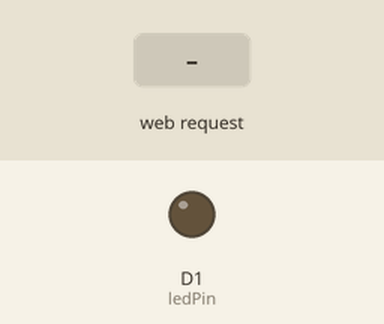
Recording of a sketch running on a simulated ESP8266 (NodeMCU). On the bench: output pins drawn as LEDs (lit = HIGH). Inputs (shaded band) come from the test bench. WiFi joins after 1.5 s; servers stay silent unless stated; what the sketch prints to the serial monitor is not drawn.

Above: at 2.7 s.
2.8 s: HTTP request GET /LED=ON received
At 3.4 s:
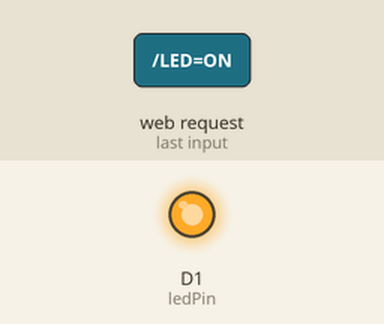
4.3 s: HTTP request GET /LED=OFF received
At 4.6 s:
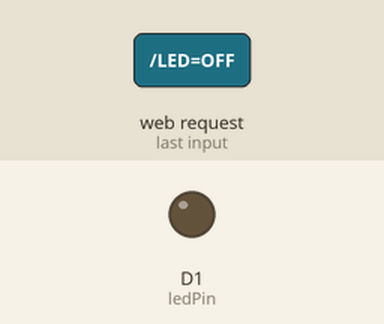
Timing chart, 0 to 7.3 s (numbered marks = the images above; inputs shaded):
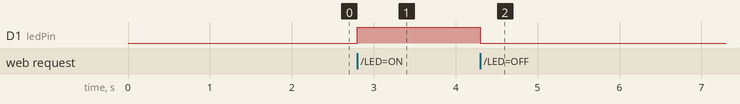

Measured:
- after the input at 2.8 s, D1 (ledPin): LOW → HIGH at once
- after the input at 4.3 s, D1 (ledPin): HIGH → LOW at once

The sketch:

Led_Server_Web.ino
```cpp
#include <ESP8266WiFi.h>             //Libreria para usar el modulo WiFi

const char* ssid = "AXTEL-5ED7";     // Aqui van nuestros datos de nuestra red
const char* password = "45903527";

int ledPin = D1;                     // Pin a utilizar

WiFiServer server(80);

void conectar_wifi() {               //Función para conectarnos a Wifi, sirve como base para cualquier programa que usemos con WiFi
  WiFi.begin(ssid, password);
  Serial.print("Mac Address: ");
  Serial.println(WiFi.macAddress());
  while (WiFi.status() != WL_CONNECTED)
   {   delay(500);
       Serial.print(".");
   }
  Serial.print("\nWiFi connected: ");
  Serial.println(WiFi.localIP());
}

void setup() {
  Serial.begin(115200); //Inicio el puerto serie

  pinMode(ledPin, OUTPUT);    //Pines de salida
  digitalWrite(ledPin, LOW);  //iniciamos en off

  conectar_wifi();  //Nos conectamos a WiFi

  server.begin();                                // Iniciamos el servidor
  Serial.print("Server started in: ");
  Serial.println(WiFi.localIP());      // Imprimimos la IP

}

void loop() {
  // Compruebo si hay un cliente disponible (una petición)
  WiFiClient client = server.available();
  if (!client) {
    return; // En caso de no haber un cliente, no hago nada
  }

  // Espero hasta que el cliente realice una petición
  Serial.println("¡Nuevo cliente!");
  while(!client.available()){
    delay(1);
  }

  // Leo la primera linea de la petición del cliente
  String request = client.readStringUntil('\r'); // Leo hasta retorno de carro
  Serial.println(request); //Imprimo la petición
  client.flush(); //Limpio el buffer

  // Interpreto lo que he recibido

  int value = LOW;
  if (request.indexOf("/LED=ON") != -1)  {
    digitalWrite(ledPin, HIGH);
    value = HIGH;
  }
  if (request.indexOf("/LED=OFF") != -1)  {
    digitalWrite(ledPin, LOW);
    value = LOW;
  }

// Pongo ledPin al valor que ha solicitado el cliente en la petición

  // Devuelvo la respuesta al cliente -> Todo ha ido bien, el mensaje ha sido interpretado correctamente
  client.println("HTTP/1.1 200 OK");
  client.println("Content-Type: text/html");
  client.println(""); //  do not forget this one

  // A partir de aquí creo la página en raw HTML
  client.println("<!DOCTYPE HTML>");
  client.println("<html>");
  client.print("<body style='background-color: DEEPSKYBLUE;'></body>");
  client.println("<head> <meta name=\"viewport\" content=\"width=device-width, initial-scale=1\">");

  client.println("<style>html { font-family: Helvetica; display: inline-block; margin: 0px auto; text-align: center;}");
  client.println(".button { background-color: #195B6A; border: none; color: white; padding: 8px 20px;");
  client.println("text-decoration: none; font-size: 24px; margin: 2px; cursor: pointer;}</style></head>");

  client.print("<br><div align='center'><h2>Local Server</h2>");
  client.println("<br><br>");

  client.print("Estado del LED: ");

  if(value == HIGH) {
    client.print("Encendido");
  } else {
    client.print("Apagado");
  }

  client.println("<br><br>");
  client.println("<a href=\"/LED=ON\"\"><button class='button'> ON </button></a>"); // Los botones con enlace
  client.println("<a href=\"/LED=OFF\"\"><button class='button button2'>OFF</button></a>");
  client.println("</div></html>");

  delay(1);
  Serial.println("Cliente desconectado"); // Nos desconectamos del cliente
  Serial.println("");

}
```
